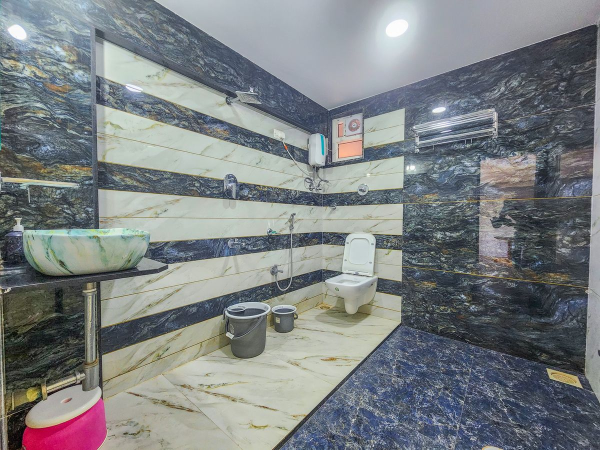
#> input picture photos/BATHROOM FAMILY ROOM.jpeg, 1200 x 900 px (shown at 1/2 size)
$ python compress_images2.py
#> lines starting #> are read from the running program, lines starting #| are printed output that depends on the picture
import os
from PIL import Image

photo_dir = "photos"
for filename in os.listdir(photo_dir):
    if filename.lower().endswith((".jpg", ".jpeg", ".png")) and filename != "logo.png":
        filepath = os.path.join(photo_dir, filename)
        try:
            with Image.open(filepath) as img:
#> img is the input picture: PIL image 1200x900 RGB; mean R, G, B 124.6, 129.1, 130.9
                if img.mode != "RGB" and not filename.lower().endswith(".png"):
                    img = img.convert("RGB")

                # Resize heavily
                max_size = 600
                if max(img.size) > max_size:
                    ratio = max_size / max(img.size)
#> ratio = 0.5
                    new_size = (int(img.size[0] * ratio), int(img.size[1] * ratio))
#> new_size = (600, 450)
                    img = img.resize(new_size, Image.Resampling.LANCZOS)
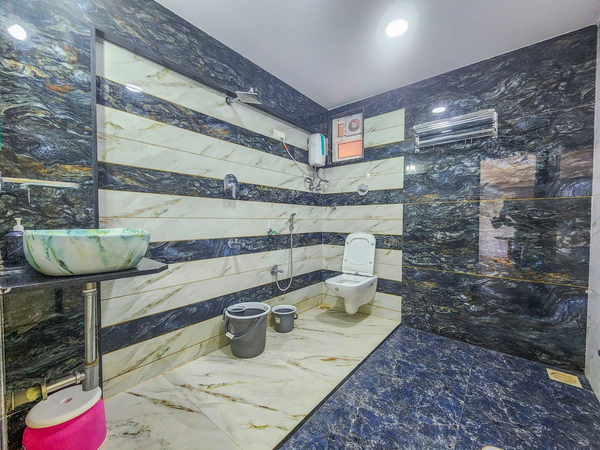
#> img: PIL image 600x450 RGB; mean R, G, B 124.6, 129.1, 130.9

                if filename.lower().endswith(".png"):
                    img.save(filepath, optimize=True)
                else:
                    img.save(filepath, "JPEG", optimize=True, quality=50)
            print(f"Compressed {filename}")
        except Exception as e:
            print(f"Error compressing {filename}: {e}")
#> pass 2 of the loop `for filename in os.listdir(photo_dir):`:
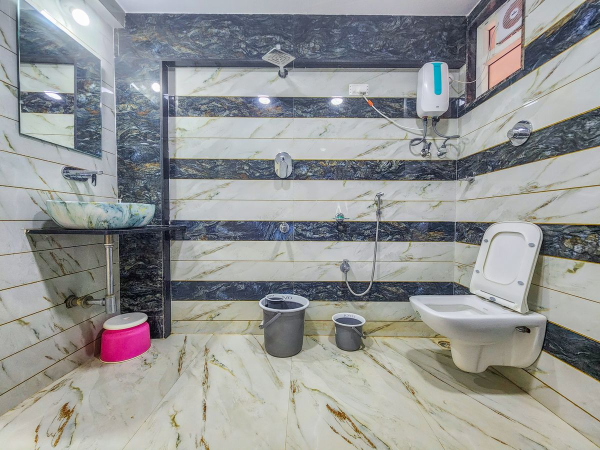
#> input picture photos/BATHROOM FAMILY ROOM1.jpeg, 1200 x 900 px (shown at 1/2 size)
#> img is the input picture: PIL image 1200x900 RGB; mean R, G, B 148.8, 150.3, 149.4
#> `img = img.resize(new_size, Image.Resampling.LANCZOS)`:
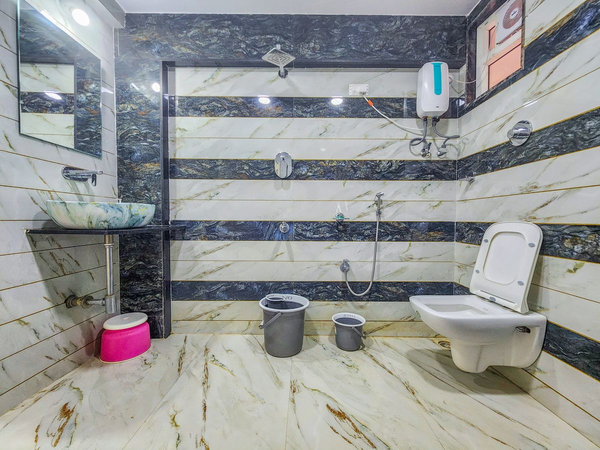
#> img: PIL image 600x450 RGB; mean R, G, B 148.8, 150.3, 149.4
